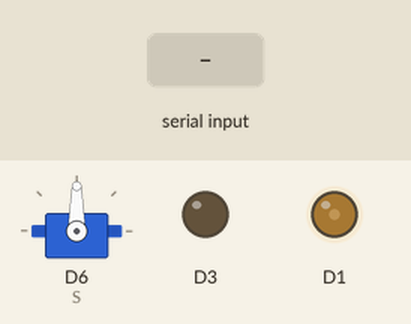
Recording of a sketch running on a simulated ESP8266 (NodeMCU). Parts: servo, output pins drawn as LEDs (lit = HIGH). Inputs (shaded band) come from the test bench. WiFi joins after 1.5 s; servers stay silent unless stated; no MQTT or app messages arrive unless stated; what the sketch prints to the serial monitor is not drawn.

Above: at 3.2 s.
3.3 s: "W" received over Serial
At 4.3 s:
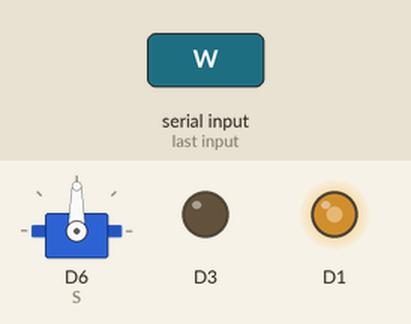
4.8 s: "S" received over Serial
At 5.4 s:
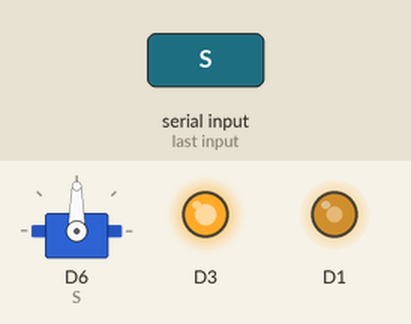
6.3 s: "Q" received over Serial
At 7.5 s:
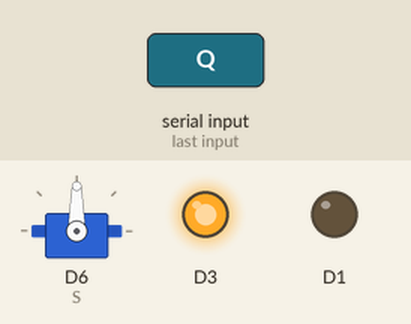
7.8 s: "A" received over Serial
At 9.0 s:
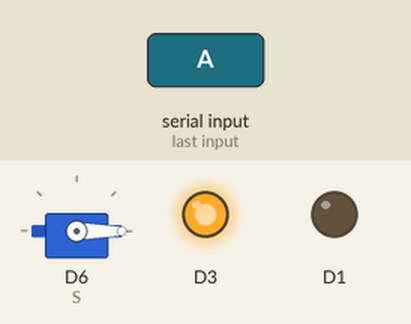
9.3 s: "w" received over Serial
At 10.1 s:
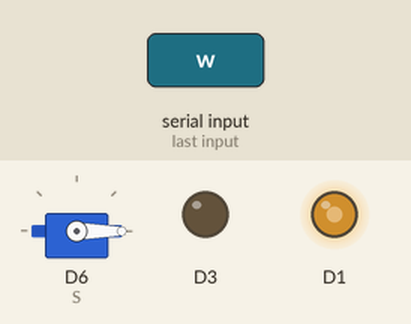
10.8 s: "s" received over Serial
At 11.2 s:
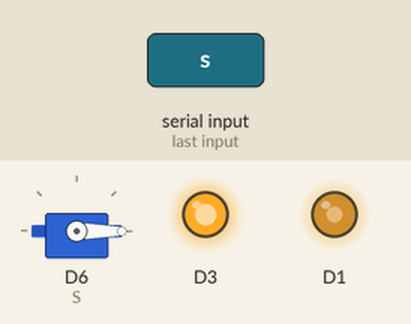
Timing chart, 0 to 13.3 s (numbered marks = the images above; inputs shaded):
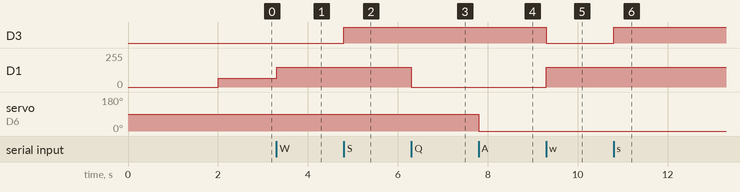

Measured:
- after the input at 3.3 s, D1: 65/255 → 150/255 at once
- after the input at 4.8 s, D3: LOW → HIGH at once
- after the input at 6.3 s, D1: 150/255 → 0/255 at once
- after the input at 7.8 s, servo on D6 (S): 90° → 0° at once
- after the input at 9.3 s, D3: HIGH → LOW at once; D1: 0/255 → 150/255 at once
- after the input at 10.8 s, D3: LOW → HIGH at once

The sketch:

maqiatto_code.ino
```cpp
#include <ESP8266WiFi.h>
#include <Arduino.h>
#include <Servo.h>

#include "MQTTConnector.h"
#include "Credentials.h"

#define WIFI_TIMEOUT 1000
#define LOOP_TIMEOUT 5

unsigned long lastInputTime;
Servo S; // Creat servo object
int motorSpeed = 65; // Initial speed of the motor

void WiFiBegin(const char* ssid, const char* pass)
{
  WiFi.begin(ssid, pass);
  Serial.printf("Waiting for AP connection ...\n");
  while(WiFi.status() != WL_CONNECTED)
  {
    delay(WIFI_TIMEOUT);
    Serial.printf(".");
  }
  IPAddress ip = WiFi.localIP();
  Serial.printf("\nConnected to AP. IP : %d.%d.%d.%d\n",
    ip[0],ip[1],ip[2],ip[3]);
}

void setup()
{
  Serial.begin(9600);
  Serial.setDebugOutput(true);
  WiFiBegin(STA_SSID, STA_PASS);
  MQTTBegin();

  pinMode(D1, OUTPUT);
  pinMode(D3, OUTPUT);
  digitalWrite(D3, LOW);
  analogWrite(D1, motorSpeed);

  S.attach(D6);  // Attach the servo to pin 6
}

void loop() {
  if (Serial.available() > 0) {
    lastInputTime = millis(); // Update the time of the last input
    char input = Serial.read();
    if (input == 'W' || input == 'w') {
      // Spin the motor forward
      digitalWrite(D3, LOW); // set direction forward
      analogWrite(D1, 150);
    }
    else if (input == 'S' || input == 's') {
      // Spin the motor backward
      digitalWrite(D3, HIGH); // set direction backward
      analogWrite(D1, 150);
    }
    else if (input == 'Q' || input == 'q') {
      // Stop the motor
      analogWrite(D1, 0);
    }
    else if (input == 'A' || input == 'a') {
      // Move the servo
      S.write(0);      // Move servo to 0 degrees
    }
    else if (input == 'D' || input == 'd') {
      S.write(180);    // Move servo to 180 degrees
    }
    else if (input == 'E' || input == 'e') {
      S.write(90);    // Move servo to 180 degrees
    }
  }
    MQTTLoop();
  /*if(MQTTPublish(TOPIC, "test maqiatto!"))
  {
    Serial.printf("MQTTPublish was succeeded.\n");
  }*/
  delay(LOOP_TIMEOUT);
}
```

Credentials.h
```cpp
#ifndef ARDUINO_CREDENTIALS_H
#define ARDUINO_CREDENTIALS_H

/* WiFi Credentials to connect Internet */
#define STA_SSID "ABBgym_2.4"
#define STA_PASS "mittwifiarsabra"

/* Provide MQTT broker credentials as denoted in maqiatto.com. */
#define MQTT_BROKER       "maqiatto.com"
#define MQTT_BROKER_PORT  1883
#define MQTT_USERNAME     "marcus.persson@hitachigymnasiet.se"
#define MQTT_KEY          "GreekMythology"


/* Provide topic as it is denoted in your topic list.
 * For example mine is : cadominna@gmail.com/topic1
 * To add topics, see https://www.maqiatto.com/configure
 */
#define TOPIC    "marcus.persson@hitachigymnasiet.se/driverbot"

#endif /* ARDUINO_CREDENTIALS_H */
```

MQTTConnector.cpp
```cpp
#include <ESP8266WiFi.h>
#include <PubSubClient.h>

#include "MQTTConnector.h"
#include "Credentials.h"

WiFiClient wifiClient;
PubSubClient mqttClient(wifiClient);

boolean mqttInitCompleted = false;
String clientId = "IoTPractice-" + String(ESP.getChipId());

/* Incoming data callback. */
void dataCallback(char* topic, byte* payload, unsigned int length)
{
  char payloadStr[length + 1];
  memset(payloadStr, 0, length + 1);
  strncpy(payloadStr, (char*)payload, length);
  Serial.printf("Data    : dataCallback. Topic : [%s]\n", topic);
  Serial.printf("Data    : dataCallback. Payload : %s\n", payloadStr);
}

void performConnect()
{
  uint16_t connectionDelay = 5000;
  while (!mqttClient.connected())
  {
    Serial.printf("Trace   : Attempting MQTT connection...\n");
    if (mqttClient.connect(clientId.c_str(), MQTT_USERNAME, MQTT_KEY))
    {
      Serial.printf("Trace   : Connected to Broker.\n");

      /* Subscription to your topic after connection was succeeded.*/
      MQTTSubscribe(TOPIC);
    }
    else
    {
      Serial.printf("Error!  : MQTT Connect failed, rc = %d\n", mqttClient.state());
      Serial.printf("Trace   : Trying again in %d msec.\n", connectionDelay);
      delay(connectionDelay);
    }
  }
}

boolean MQTTPublish(const char* topic, char* payload)
{
  boolean retval = false;
  if (mqttClient.connected())
  {
    retval = mqttClient.publish(topic, payload);
  }
  return retval;
}

boolean MQTTSubscribe(const char* topicToSubscribe)
{
  boolean retval = false;
  if (mqttClient.connected())
  {
    retval = mqttClient.subscribe(topicToSubscribe);
  }
  return retval;
}

boolean MQTTIsConnected()
{
  return mqttClient.connected();
}

void MQTTBegin()
{
  mqttClient.setServer(MQTT_BROKER, MQTT_BROKER_PORT);
  mqttClient.setCallback(dataCallback);
  mqttInitCompleted = true;
}

void MQTTLoop()
{
  if(mqttInitCompleted)
  {
    if (!MQTTIsConnected())
    {
      performConnect();
    }
    mqttClient.loop();
  }
}
```

MQTTConnector.h
```cpp
#ifndef ARDUINO_MQTTCONNECTOR_H
#define ARDUINO_MQTTCONNECTOR_H

#include <Arduino.h>

void    MQTTBegin();
void    MQTTLoop();
boolean MQTTPublish(const char* topic, char* payload);
boolean MQTTSubscribe(const char* topicToSubscribe);
boolean MQTTIsConnected();

#endif /* ARDUINO_MQTTCONNECTOR_H */
```
